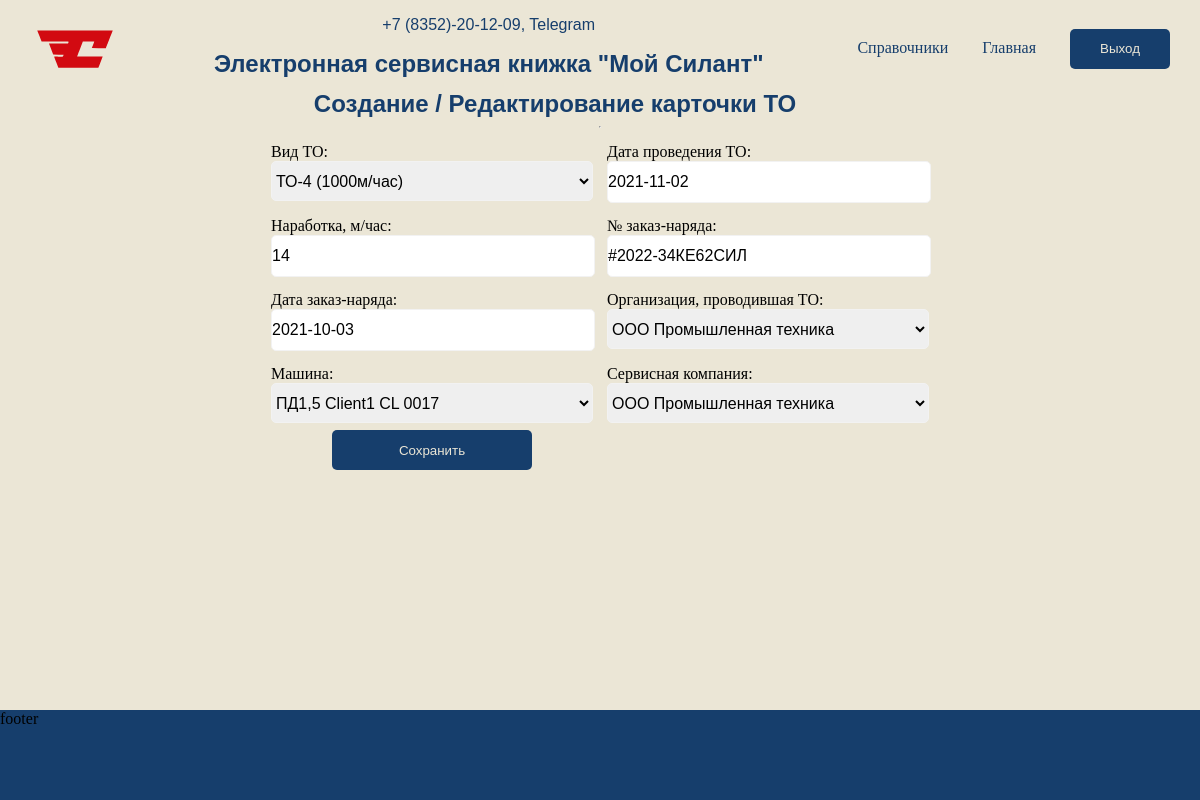
The page /technical_service/3/update/ (signed in) on the database its author committed.
### service/models.py (models this page shows, shortened)
class TechnicalMaintenance(models.Model):
    type_maintenance = models.ForeignKey(references.TypeMaintenance, on_delete=models.PROTECT, verbose_name='Вид ТО')
    date_event = models.DateField(auto_now_add=False, verbose_name='Дата проведения ТО')
    operating_time = models.IntegerField(default=0, verbose_name='Наработка, м/час')
    order_number = models.CharField(max_length=128, verbose_name='№ заказ-наряда')
    date_order = models.DateField(auto_now_add=False, verbose_name='Дата заказ-наряда')
    organization_maintenance = models.ForeignKey(references.OrganizationMaintenance, on_delete=models.PROTECT,
                                                 verbose_name='Организация, проводившая ТО')
    car = models.ForeignKey(Car, on_delete=models.PROTECT, verbose_name='Машина')
    service_company = models.ForeignKey(references.ServiceCompany, on_delete=models.PROTECT,
                                        verbose_name='Сервисная компания')
    class Meta:
        verbose_name = 'Техническое обслуживание'
        verbose_name_plural = 'Техническое обслуживание'

### service/views.py (the view)
# urls.py: path('technical_service/<int:pk>/update/', views.TechnicalMaintenanceUpdate.as_view(),
class TechnicalMaintenanceUpdate(CustomPermissionRequiredMixin, UpdateView):
    permission_required = 'service.change_technicalMaintenance'
    template_name = 'service/technical_service/technical_service_create.html'
    form_class = CreateTechnicalMaintenanceForm
    model = TechnicalMaintenance
    def get_form_kwargs(self):
        kwargs = super().get_form_kwargs()
        kwargs.update({'user': self.request.user})
        return kwargs

### accounts/models.py (called while the page is built)
    def __str__(self):
        return f'{self.user} {self.position}'

### references/models.py (called while the page is built)
    def __str__(self):
        return f'{self.title} {self.description}'

    def __str__(self):
        return f'{self.title} {self.description}'

    def __str__(self):
        return f'{self.title} {self.description}'

    def __str__(self):
        return f'{self.title} {self.description}'

### service/models.py (called while the page is built)
    def __str__(self):
        return f'{self.model_technique} {self.client} {self.factory_number}'

### templates/service/technical_service/technical_service_create.html (shortened to what this page needs)
{% extends 'base.html' %}
{% block content %}
<div class="card">
    <h2>Создание / Редактирование карточки ТО</h2>
<hr>
<form class="form_card" action="" method="post">
    {{ form.as_p }}
    <input class="card_submit" type="submit" value="Сохранить" />
</form>
</div>
{% endblock content %}

### static/styles/base.css (style rules this page uses)
html, body { height: 100%; }
html { padding: 0; margin: 0; }
body { display: flex; flex-direction: column; align-items: center; min-height: 100%; max-width: 1440px; margin: 0 auto; padding: 0; background-color: white; }

### static/styles/general_creation_card.css (style rules this page uses)
.card { margin: auto; display: flex; flex-direction: column; align-items: center; width: 100%; }
.card h2 { margin: 0 90px 0 0; font-family: PT-Astra-Sans_Bold-Italic, sans-serif; color: #163E6C; }
.card .form_card { display: grid; grid-template-columns: repeat(auto-fit, 336px); justify-content: center; width: 70%; border: none; border-radius: 10px; box-sizing: border-box; }
.card .form_card p { margin: 7px; }
.card_submit { margin: auto; background-color: #163E6C; width: 200px; height: 40px; border-radius: 5px; color: #EBE6D6; border: none; cursor: pointer; }
.form-control { width: 100%; height: 40px; border-radius: 5px; border: 1px solid #f2f2f2; outline: none; font-size: 16px; padding: 0; }
@media only screen and (max-width: 1366px) { .form_card { margin-bottom: 40px; } }

### rows shown on the page
TechnicalMaintenance: type_maintenance "ТО-4 (1000м/час)", date_event "2021-11-02", operating_time "14", order_number "#2022-34КЕ62СИЛ", date_order "2021-10-03", organization_maintenance "ООО Промышленная техника", car "ПД1,5 Client1 CL 0017", service_company "ООО Промышленная техника"
